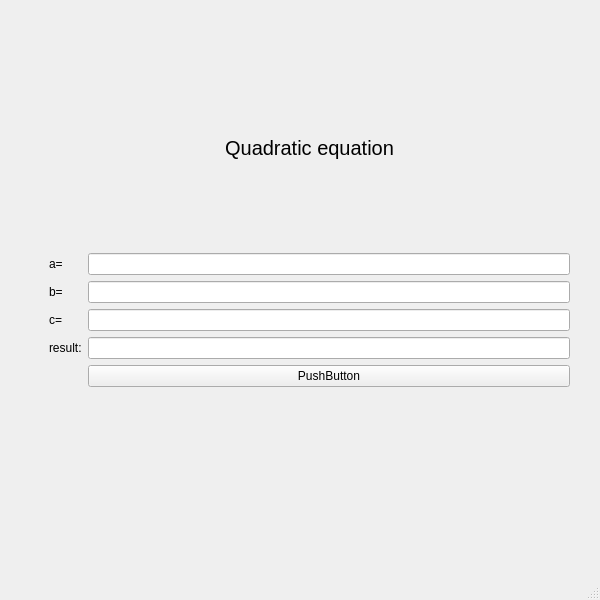
<?xml version="1.0" encoding="UTF-8"?>
<ui version="4.0">
 <class>MainWindow</class>
 <widget class="QMainWindow" name="MainWindow">
  <property name="geometry">
   <rect>
    <x>0</x>
    <y>0</y>
    <width>600</width>
    <height>600</height>
   </rect>
  </property>
  <property name="minimumSize">
   <size>
    <width>600</width>
    <height>600</height>
   </size>
  </property>
  <property name="maximumSize">
   <size>
    <width>600</width>
    <height>600</height>
   </size>
  </property>
  <property name="windowTitle">
   <string>MainWindow</string>
  </property>
  <widget class="QWidget" name="centralwidget">
   <widget class="QWidget" name="verticalLayoutWidget">
    <property name="geometry">
     <rect>
      <x>49</x>
      <y>49</y>
      <width>521</width>
      <height>401</height>
     </rect>
    </property>
    <layout class="QVBoxLayout" name="verticalLayout">
     <item>
      <widget class="QLabel" name="label">
       <property name="font">
        <font>
         <pointsize>15</pointsize>
         <weight>50</weight>
         <bold>false</bold>
        </font>
       </property>
       <property name="text">
        <string>Quadratic equation</string>
       </property>
       <property name="alignment">
        <set>Qt::AlignCenter</set>
       </property>
      </widget>
     </item>
     <item>
      <layout class="QFormLayout" name="formLayout">
       <item row="0" column="0">
        <widget class="QLabel" name="aLabel">
         <property name="text">
          <string>a=</string>
         </property>
        </widget>
       </item>
       <item row="0" column="1">
        <widget class="QLineEdit" name="aLineEdit"/>
       </item>
       <item row="1" column="0">
        <widget class="QLabel" name="bLabel">
         <property name="text">
          <string>b=</string>
         </property>
        </widget>
       </item>
       <item row="1" column="1">
        <widget class="QLineEdit" name="bLineEdit"/>
       </item>
       <item row="2" column="0">
        <widget class="QLabel" name="cLabel">
         <property name="text">
          <string>c=</string>
         </property>
        </widget>
       </item>
       <item row="2" column="1">
        <widget class="QLineEdit" name="cLineEdit"/>
       </item>
       <item row="3" column="0">
        <widget class="QLabel" name="resultLabel">
         <property name="text">
          <string>result:</string>
         </property>
        </widget>
       </item>
       <item row="3" column="1">
        <widget class="QLineEdit" name="resultLineEdit"/>
       </item>
       <item row="4" column="1">
        <widget class="QPushButton" name="pushButton">
         <property name="text">
          <string>PushButton</string>
         </property>
        </widget>
       </item>
      </layout>
     </item>
    </layout>
   </widget>
  </widget>
  <widget class="QMenuBar" name="menubar">
   <property name="geometry">
    <rect>
     <x>0</x>
     <y>0</y>
     <width>600</width>
     <height>21</height>
    </rect>
   </property>
  </widget>
  <widget class="QStatusBar" name="statusbar"/>
 </widget>
 <resources/>
 <connections/>
</ui>
